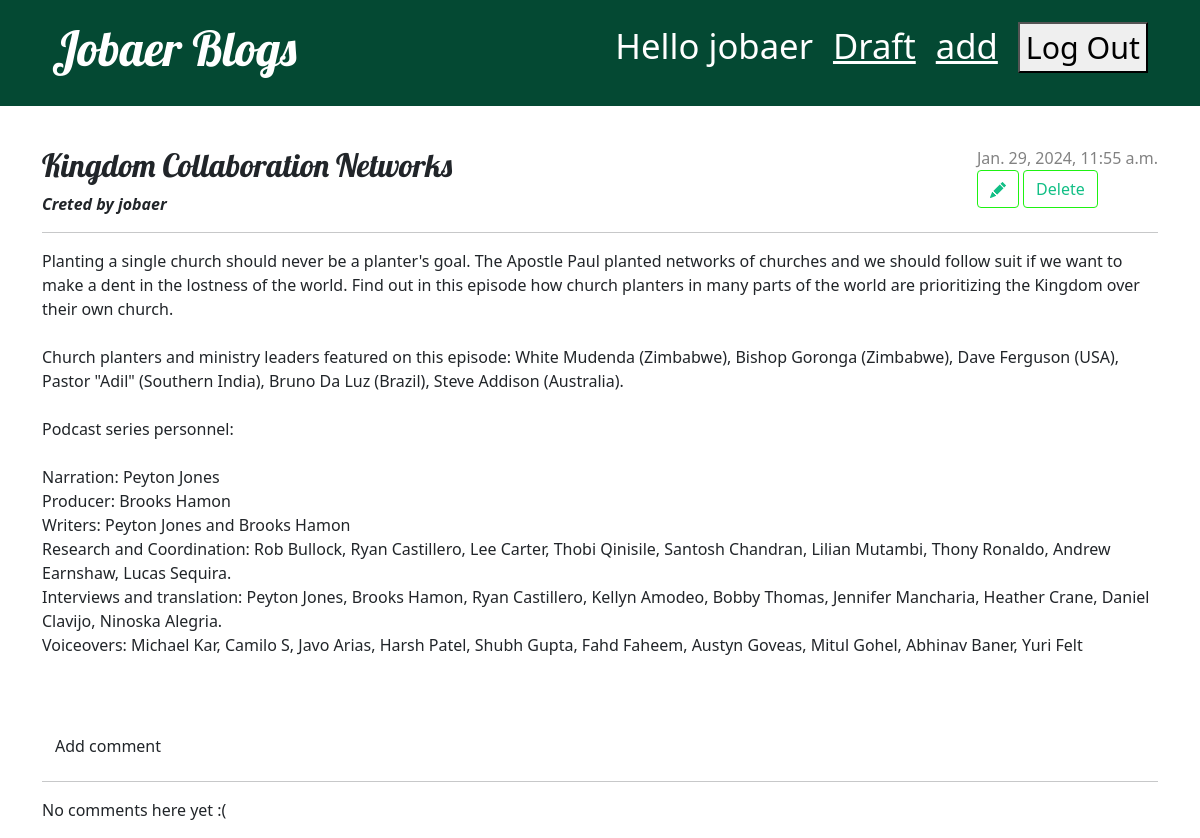
Page /post/2/ (signed in) on the committed database.
### blog/models.py (models this page shows, shortened)
class Post(models.Model):
    author = models.ForeignKey(settings.AUTH_USER_MODEL, on_delete=models.CASCADE)
    title = models.CharField(max_length=200)
    text = models.TextField()
    created_date = models.DateTimeField(default=timezone.now)
    published_date = models.DateTimeField(blank=True, null=True)

### blog/views.py (the view)
# urls.py: path('post/<int:pk>/', views.post_detail, name='post_detail'),
@login_required
def post_detail(request,pk):
    post = get_object_or_404(Post,pk=pk)
    return render(request,'blog/post_detail.html',{'post':post})

### blog/templates/blog/post_detail.html (shortened to what this page needs)
{% extends 'blog/base.html' %} {% block content %}
<article class="post">
  <aside class="actions">
    {% if post.published_date %}
    <div class="date">{{ post.published_date }}</div>
    {% else %}
    <a class="btn btn-secondary" href="{% url 'post_publish' pk=post.pk %}"
      >Publish</a
    >
    {% endif %} {% if user.is_authenticated %}
    <a class="btn btn-secondary" href="{% url 'post_edit' pk=post.pk %}">
    </a>
    <a class="btn btn-secondary" href="{% url 'post_remove' pk=post.pk %}"
      >Delete</a
    >
    {%endif %}
  </aside>
  <h2>{{ post.title }}</h2>
  <b><i>Creted by {{post.author}}</i></b>
  <hr />
  <p>{{ post.text|linebreaksbr }}</p>
</article>
<a class="btn btn-default" href="{% url 'add_comment_to_post' pk=post.pk %}">Add comment</a>
<hr>
{% for comment in post.comments.all %}
    {% if user.is_authenticated or comment.approved_comment %}
    <div class="comment">
        <div class="date">
            {{ comment.created_date }}
            <br>
            {% if not comment.approved_comment %}
                <a class="btn btn-default" href="{% url 'comment_remove' pk=comment.pk %}"> Remove
                </a>
                <a class="btn btn-default" href="{% url 'comment_approve' pk=comment.pk %}">
                Comment_Approve
                </a>
            {% endif %}
        </div>
        <br>
        <strong>{{ comment.author }}</strong>
        <p>{{ comment.text|linebreaks }}</p>
    </div>
    {% endif %}
{% empty %}
    <p>No comments here yet :(</p>
{% endfor %}
{% endblock %}

### blog/templates/blog/base.html (shortened to what this page needs)
{% load static %}
<!DOCTYPE html>
<html>
  <head>
    <link
      rel="stylesheet"
      href="https://cdn.jsdelivr.net/npm/bootstrap@5.1.3/dist/css/bootstrap.min.css"
    />
    <link rel="stylesheet" href="{% static 'css/blog.css' %}" />
  </head>
  <body>
    <header class="page-header">
      <div class="container">
        {% if user.is_authenticated %}
        <form action="{% url 'logout' %}" method="post" class="top-menu">
          <small><button type="submit">Log Out</button></small>
        </form>
        <a href="{% url 'post_new' %}" class="top-menu">
          add
        </a>
        <a href="{% url 'post_draft_list' %}" class="top-menu">
          Draft
        </a>
        <p class="top-menu">Hello {{ user.username }}</p>
        {% else %}
         <form action="{% url 'signup' %}" method="post" class="top-menu">
          {% csrf_token %}
          <small><button type="submit">SignUp</button></small>
        </form>
        <a href="{% url 'login' %}" class="top-menu">Login</span></a>
         {%endif %}
         <h1><a href="/">Jobaer Blogs</a></h1>
        </div>
    </header>
    <main class="container">
      <div class="row">
        <div class="col">{% block content %} {%endblock content%}</div>
      </div>
    </main>
  </body>
</html>

### blog/static/css/blog.css (style rules this page uses)
.page-header { background-color: #044933; margin-top: 0; margin-bottom: 40px; padding: 20px 20px 20px 40px; }
.page-header h1, .page-header h1 a, .page-header h1 a:visited, .page-header h1 a:active { color: #ffffff; font-size: 36pt; text-decoration: none; }
h1, h2, h3, h4 { font-family: 'Lobster', cursive; }
.date { color: #828282; }
.top-menu, .top-menu:hover, .top-menu:visited { color: #ffffff; float: right; font-size: 26pt; margin-right: 20px; }
.post { margin-bottom: 70px; }
.post > .date, .post > .actions { float: right; }
.btn-secondary, .btn-secondary:visited { color: #11bf85; background: none; border-color: #1ef212; }

### rows in the picture
Post: published_date "Jan. 29, 2024, 11:55 a.m.", title "Kingdom Collaboration Networks", author "jobaer", text "Planting a single church should never be a planter's goal. The Apostle Paul planted networks of churches and we should follow suit if we want to make a dent in the lostness of the world. Find out in this episode how church planters in many parts of the world are prioritizing the Kingdom over their own church. Church planters and ministry leaders featured on this episode: White Mudenda (Zimbabwe), Bishop Goronga (Zimbabwe), Dave Ferguson (USA), Pastor \"Adil\" (Southern India), Bruno Da Luz (Brazil), Steve Addison (Australia). Podcast series personnel: Narration: Peyton Jones Producer: Brooks Hamon Writers: Peyton Jones and Brooks Hamon Research and Coordination: Rob Bullock, Ryan Castillero,…"

### other values in the picture
{{ user.username }} "jobaer"
